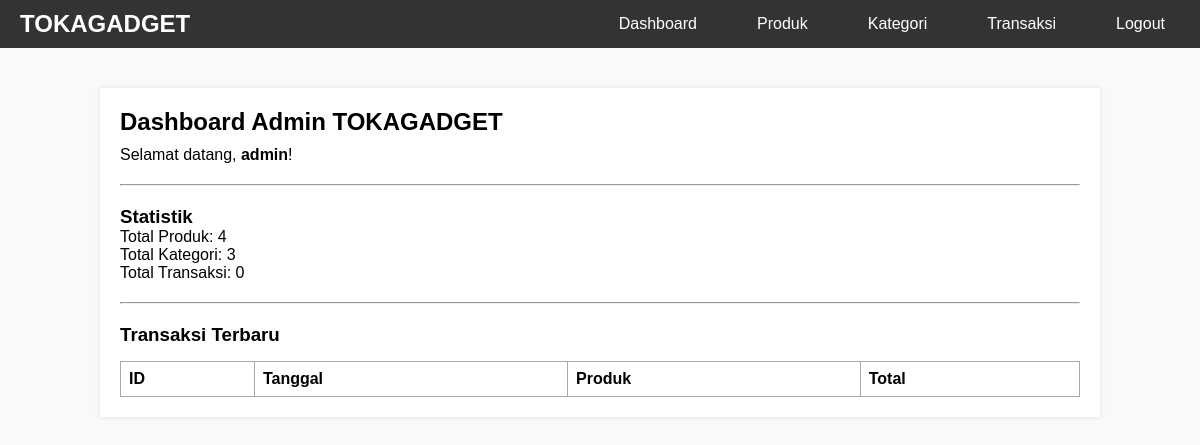
/TB_basdat/admin/index.php (signed in), run on an earlier commit of the app's database.
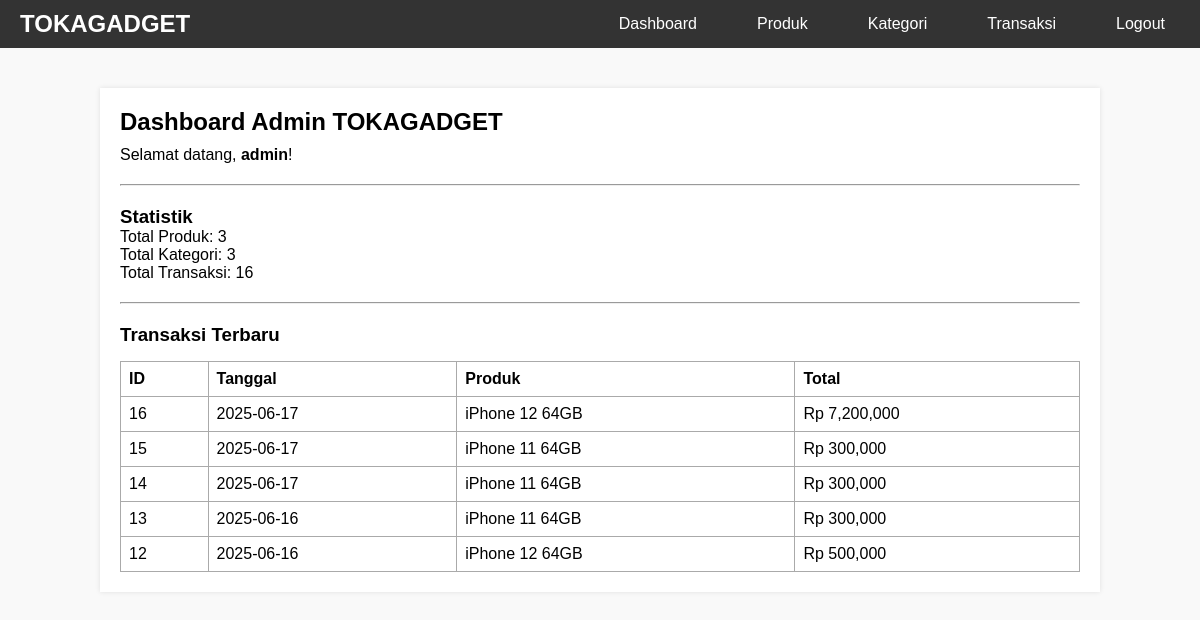
And on a later commit of the database.
### tables this page shows
CREATE TABLE `transaksi` (
  `id_transaksi` int(11) NOT NULL,
  `id_toko` int(11) DEFAULT NULL,
  `id_pelanggan` int(11) DEFAULT NULL,
  `id_produk` int(11) DEFAULT NULL,
  `id_rekening` int(11) DEFAULT NULL,
  `id_karyawan` int(11) DEFAULT NULL,
  `id_kebijakan` int(11) DEFAULT NULL,
  `tanggal` date DEFAULT NULL,
  `banyaknya` int(11) DEFAULT NULL,
  `total` decimal(15,2) DEFAULT NULL
);

CREATE TABLE `produk` (
  `id_produk` int(11) NOT NULL,
  `nama_produk` varchar(100) NOT NULL,
  `id_kategori` int(11) DEFAULT NULL,
  `harga` decimal(15,2) DEFAULT NULL,
  `stok` int(11) DEFAULT 0
);

### TB_basdat/admin/index.php (the view, shortened to what this page needs)
<?php
require_once '../config/database.php';
$total_produk = $pdo->query("SELECT COUNT(*) as total FROM produk")->fetch()['total'];
$total_kategori = $pdo->query("SELECT COUNT(*) as total FROM kategori_produk")->fetch()['total'];
$total_transaksi = $pdo->query("SELECT COUNT(*) as total FROM transaksi")->fetch()['total'];
?>
<!DOCTYPE html>
<html>
<head>
</head>
<body>
<nav class="navbar">
    <div class="nav-container">
        <a href="../index.php" class="logo">TOKAGADGET</a>
        <ul class="nav-menu">
            <li><a href="index.php">Dashboard</a></li>
            <li><a href="produk.php">Produk</a></li>
            <li><a href="kategori.php">Kategori</a></li>
            <li><a href="transaksi.php">Transaksi</a></li>
            <li><a href="../logout.php" onclick="return confirm('Keluar dari admin?')">Logout</a></li>
        </ul>
    </div>
</nav>
<div class="container">
    <h2>Dashboard Admin TOKAGADGET</h2>
    <p>Selamat datang, <strong><?php echo htmlspecialchars($_SESSION['username']); ?></strong>!</p>
    <hr>
    <h3>Statistik</h3>
    <p>Total Produk: <?php echo $total_produk; ?></p>
    <p>Total Kategori: <?php echo $total_kategori; ?></p>
    <p>Total Transaksi: <?php echo $total_transaksi; ?></p>
    <hr>
    <h3>Transaksi Terbaru</h3>
    <table>
        <tr>
            <th>ID</th>
            <th>Tanggal</th>
            <th>Produk</th>
            <th>Total</th>
        </tr>
        <?php
        $stmt = $pdo->query("
            SELECT t.id_transaksi, t.tanggal, t.total, p.nama_produk
            FROM transaksi t
            JOIN produk p ON t.id_produk = p.id_produk
            ORDER BY t.tanggal DESC
            LIMIT 5
        ");
        while($row = $stmt->fetch()):
        ?>
        <tr>
            <td><?php echo htmlspecialchars($row['id_transaksi']); ?></td>
            <td><?php echo htmlspecialchars($row['tanggal']); ?></td>
            <td><?php echo htmlspecialchars($row['nama_produk']); ?></td>
            <td>Rp <?php echo number_format($row['total']); ?></td>
        </tr>
        <?php endwhile; ?>
    </table>
</div>
</body>
</html>

### TB_basdat/admin/index.php (style rules this page uses)
* { margin: 0; padding: 0; box-sizing: border-box; }
body { font-family: Arial, sans-serif; background: #f9f9f9; }
.navbar { background: #333; padding: 10px 0; }
.nav-container { max-width: 1200px; margin: 0 auto; display: flex; justify-content: space-between; align-items: center; padding: 0 20px; }
.logo { color: white; font-size: 24px; font-weight: bold; text-decoration: none; }
.nav-menu { display: flex; list-style: none; }
.nav-menu li { margin-left: 30px; }
.nav-menu a { color: white; text-decoration: none; padding: 10px 15px; border-radius: 5px; transition: background 0.3s; }
.container { max-width: 1000px; margin: 40px auto; padding: 20px; background: white; box-shadow: 0 0 5px rgba(0,0,0,0.1); }
h2 { margin-bottom: 10px; }
hr { margin: 20px 0; }
table { width: 100%; border-collapse: collapse; margin-top: 15px; }
table, th, td { border: 1px solid #aaa; }
th, td { padding: 8px; text-align: left; }

What changed in the data, as far as the page shows it:
added transaksi: id_transaksi "16", tanggal "2025-06-17", id_produk.nama_produk "iPhone 12 64GB", total "7,200,000"
added transaksi: id_transaksi "15", tanggal "2025-06-17", id_produk.nama_produk "iPhone 11 64GB", total "300,000"
added transaksi: id_transaksi "14", tanggal "2025-06-17", id_produk.nama_produk "iPhone 11 64GB", total "300,000"
added transaksi: id_transaksi "13", tanggal "2025-06-16", id_produk.nama_produk "iPhone 11 64GB", total "300,000"
added transaksi: id_transaksi "12", tanggal "2025-06-16", id_produk.nama_produk "iPhone 12 64GB", total "500,000"
Also different on the page:
$total_produk: "4" → "3"
$total_transaksi: "0" → "16"
